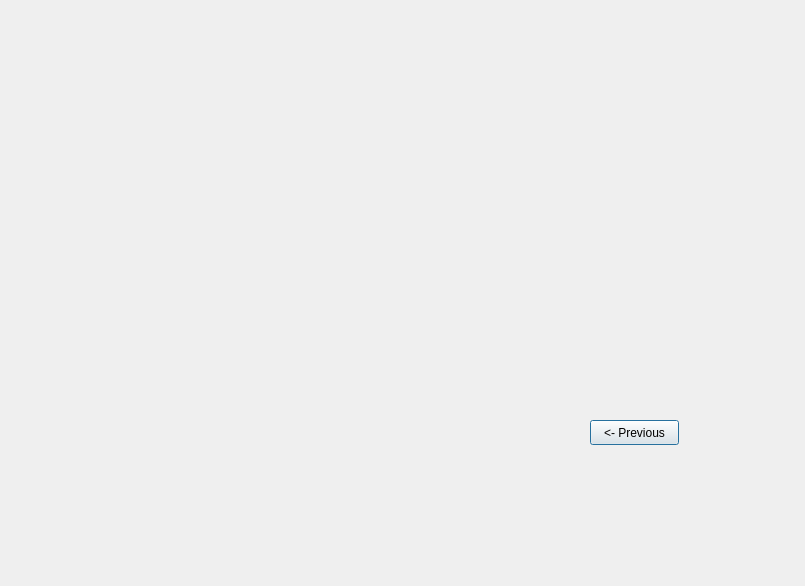
<?xml version="1.0" encoding="UTF-8"?>
<ui version="4.0">
 <class>SecondScreen</class>
 <widget class="QDialog" name="SecondScreen">
  <property name="geometry">
   <rect>
    <x>0</x>
    <y>0</y>
    <width>805</width>
    <height>586</height>
   </rect>
  </property>
  <property name="windowTitle">
   <string>Dialog</string>
  </property>
  <widget class="QPushButton" name="pushButton">
   <property name="geometry">
    <rect>
     <x>590</x>
     <y>420</y>
     <width>89</width>
     <height>25</height>
    </rect>
   </property>
   <property name="text">
    <string>&lt;- Previous</string>
   </property>
  </widget>
 </widget>
 <resources/>
 <connections/>
</ui>
